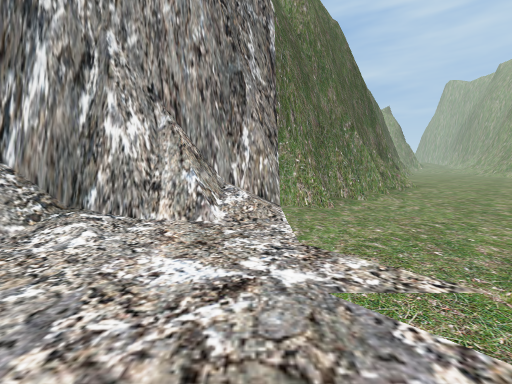
view 1 (above)

16 first-person views from a walk through a Unity game level. The camera is 1.5 m above the floor, tilts 6° down and sees 90° across. The floor is counted in squares, 2 m on a side. Each view is taken from the middle of a square. On the plan, view 1 faces up. The plan holds only what a view shows up to about 9 squares ahead; the rest is blank. The place goes on beyond the plan.

view 2
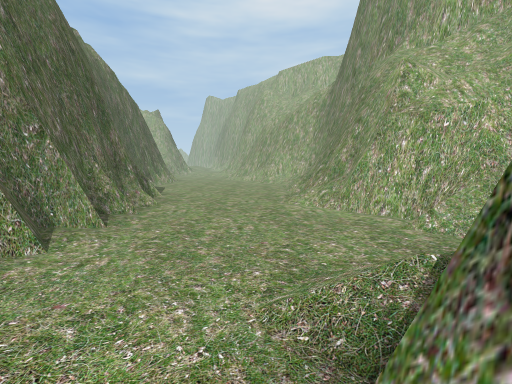

view 3
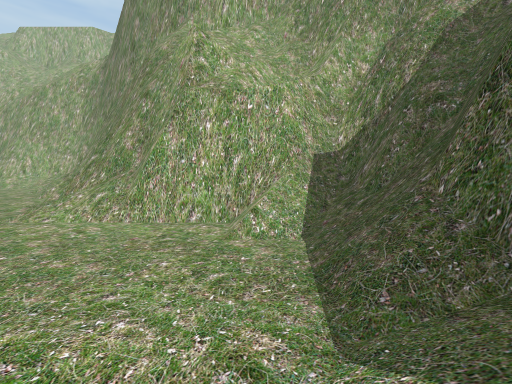

view 4
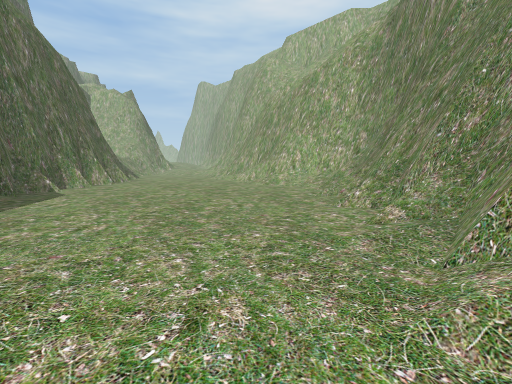

view 5
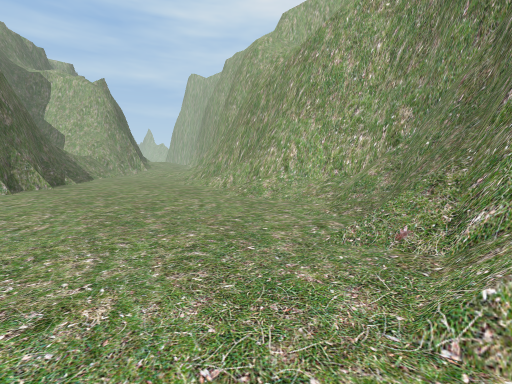

view 6
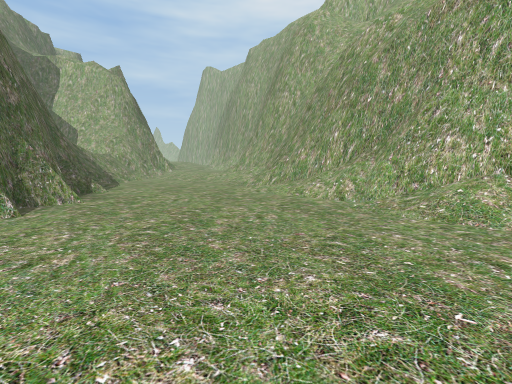

view 7
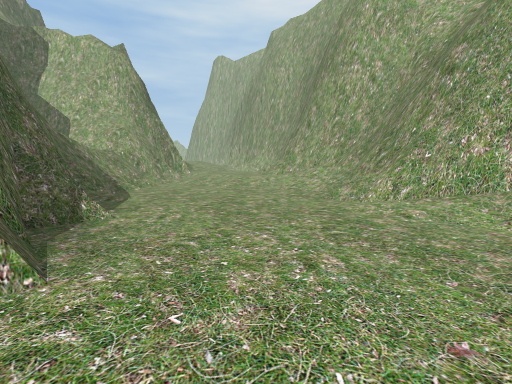

view 8
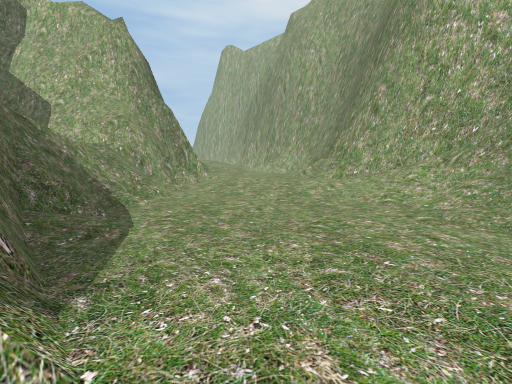

view 9
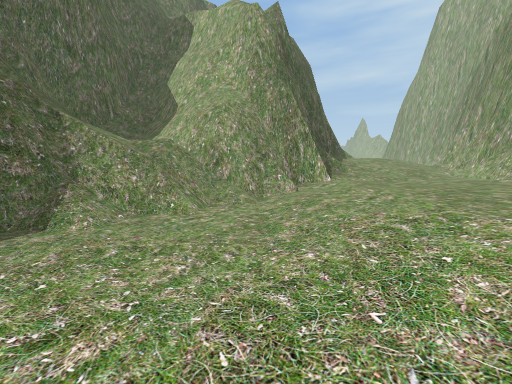

view 10
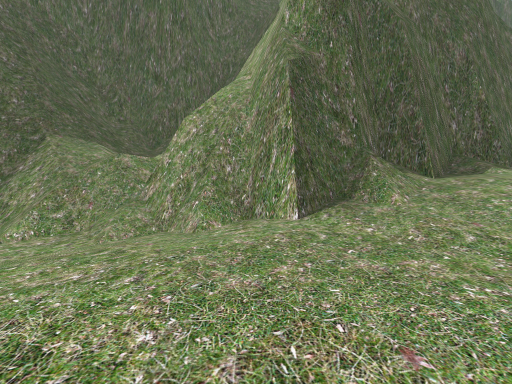

view 11
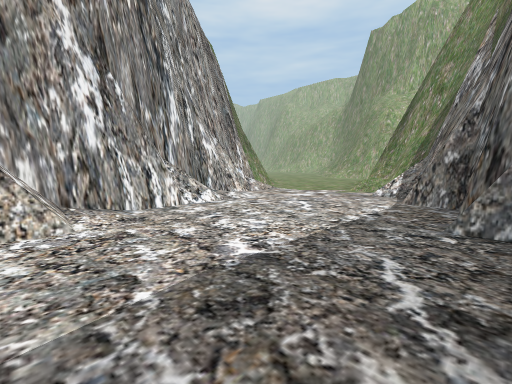

view 12
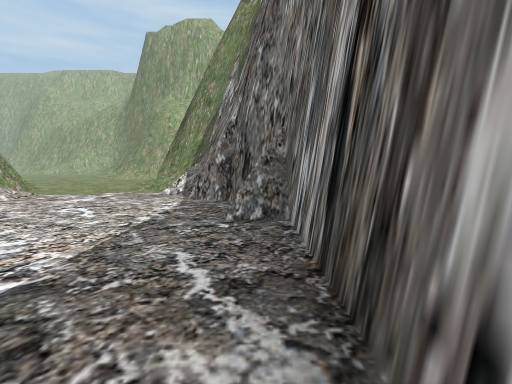

view 13
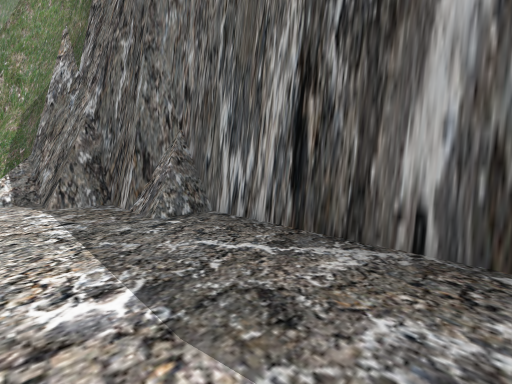

view 14
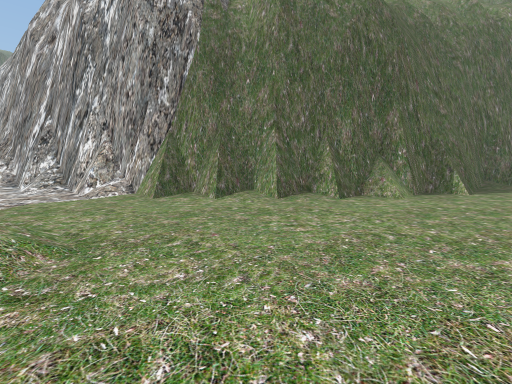

view 15
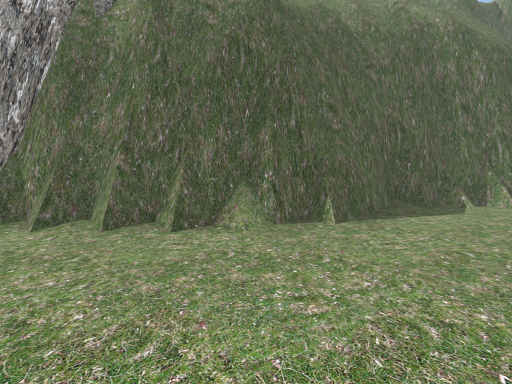

view 16
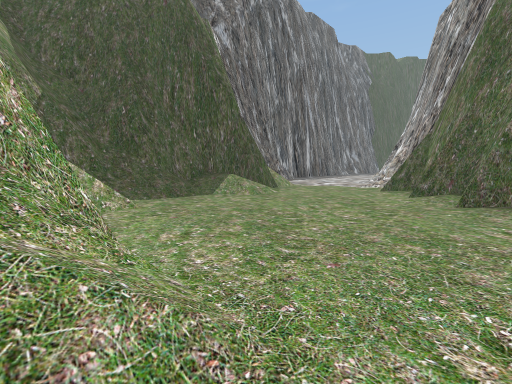

### Floor plan
Key: @ floor where view 1 was taken; # wall or solid block; . main floor; : floor 0.75 m higher than the main floor; / step, stairs or slope; = window, fence, low wall or low ledge.
Columns run from 6 left of view 1 to 20 right of it. Each row starts with its distance up from view 1.
 33                          ##
 32                          #/
 31                  ###    ##/
 30                  #=##   #//
 29                 ##//## ##//
 28                 #=//#####//
 27                 #=///###:::
 26                 ##=/////:::
 25                  ###//./::/
 24                   ##/..///#
 23                   #/.../:=#
 22                   #/...//##
 21                  ##....//##
 20                  #=..../=#
 19                 ##..../###
 18                 ##....###
 17               ###.....##
 16              ###......#
 15             ##=......=#
 14             ##.......##
 13             #......./##
 12             #......./#
 11            ##......./#
 10            #.......//#
  9           ##....../=##
  8          ##....../=##
  7         ##/...../###
  6        ##/...../###
  5      ###......./#
  4   ####/........##
  3 ###//..........#
  2 #/........//../#
  1 ......../##////#
  0 ......@/########
 -1 ......###
 -2 ....###
 -3 #####

Positions as (right, up) in squares from view 1, and headings:
1: (0, 0), facing up
2: (2, 1), facing up-right
3: (4, 2), facing right
4: (7, 6), facing up-right
5: (10, 8), facing up-right
6: (10, 12), facing up-right
7: (11, 16), facing up-right
8: (12, 19), facing up-right
9: (16, 21), facing up
10: (20, 25), facing up-left
11: (-6, -2), facing up-right
12: (-6, -2), facing right
13: (-6, 0), facing down-right
14: (7, 2), facing up-left
15: (9, 5), facing up-left
16: (9, 7), facing down-left
